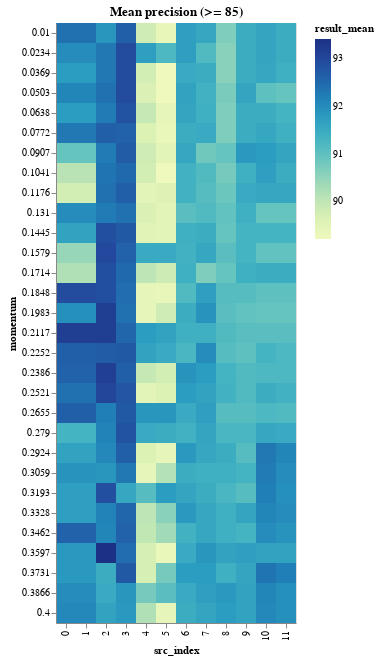

Notebook source saved alongside this figure:
### Code cell
range_momentum_results_df = momentum_results_df[
    momentum_results_df.result_mean >= DETAILED_VIEW_TRESHOLD
]

binified_momentum_heatmap(
    f"Mean precision (>= {DETAILED_VIEW_TRESHOLD})", range_momentum_results_df
)

### Figure 1 — Vega-Lite specification as saved in the notebook (floating-point values rounded to 4 significant figures; data arrays with more than 128 entries replaced by an {"elided": "..."} marker saying what was removed)
{"config": {"view": {"continuousWidth": 400, "continuousHeight": 300}}, "hconcat": [{"mark": "rect", "encoding": {"color": {"type": "quantitative", "field": "result_mean"}, "tooltip": [{"type": "quantitative", "field": "result_mean"}, {"type": "quantitative", "field": "result_std"}, {"type": "quantitative", "field": "neurons"}, {"type": "quantitative", "field": "layers"}, {"type": "quantitative", "field": "epochs"}, {"type": "quantitative", "field": "learning_rate"}, {"type": "quantitative", "field": "momentum"}, {"type": "quantitative", "field": "src_index"}], "x": {"type": "ordinal", "field": "src_index"}, "y": {"type": "ordinal", "field": "momentum"}}, "selection": {"selector012": {"type": "interval", "bind": "scales", "encodings": ["x", "y"]}}, "title": "Mean precision (>= 85)"}], "data": {"name": "data-c8dc761b27c7f75d8863e17569d0021f"}, "$schema": "https://vega.github.io/schema/vega-lite/v4.8.1.json", "datasets": {"data-c8dc761b27c7f75d8863e17569d0021f": {"elided": "360 records"}}}
